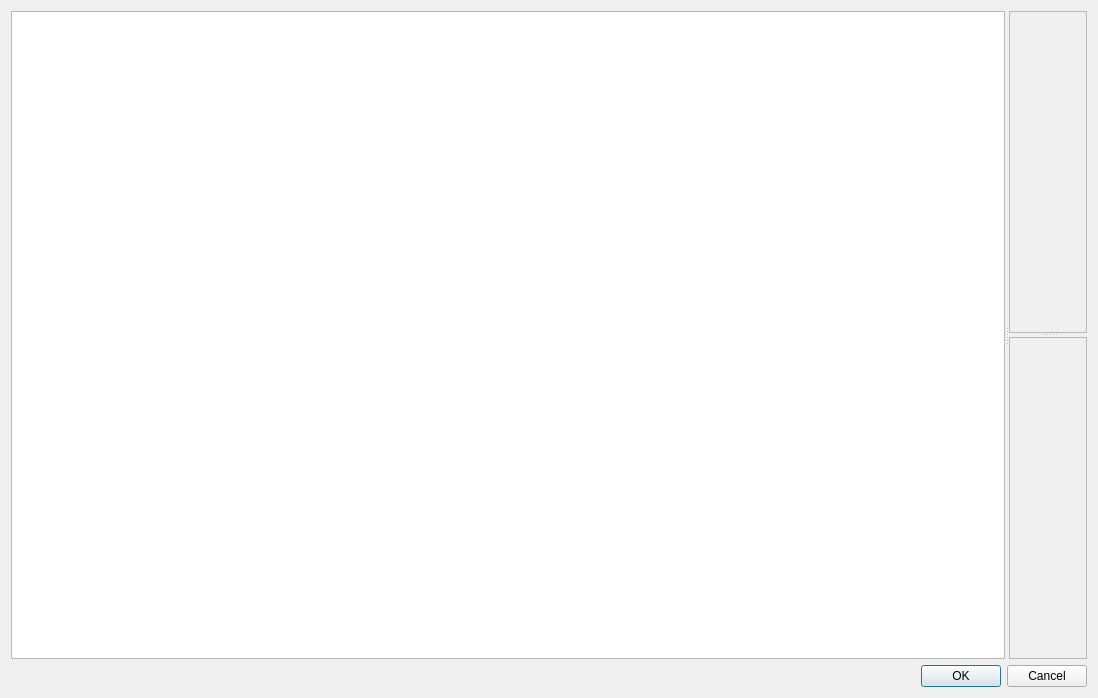
<?xml version="1.0" encoding="UTF-8"?>
<ui version="4.0">
 <class>NewProjectView</class>
 <widget class="QWidget" name="NewProjectView">
  <property name="geometry">
   <rect>
    <x>0</x>
    <y>0</y>
    <width>1098</width>
    <height>698</height>
   </rect>
  </property>
  <property name="windowTitle">
   <string>NewProjectView</string>
  </property>
  <layout class="QVBoxLayout" name="verticalLayout">
   <item>
    <widget class="QSplitter" name="splitter_2">
     <property name="orientation">
      <enum>Qt::Horizontal</enum>
     </property>
     <widget class="TreeView" name="treeView"/>
     <widget class="QSplitter" name="socSplitter">
      <property name="orientation">
       <enum>Qt::Vertical</enum>
      </property>
      <widget class="SimpleCardWidget" name="socInfoCard">
       <property name="frameShape">
        <enum>QFrame::StyledPanel</enum>
       </property>
       <property name="frameShadow">
        <enum>QFrame::Raised</enum>
       </property>
       <layout class="QVBoxLayout" name="socInfoCardVerticalLayout"/>
      </widget>
      <widget class="SimpleCardWidget" name="socTableCard">
       <property name="frameShape">
        <enum>QFrame::StyledPanel</enum>
       </property>
       <property name="frameShadow">
        <enum>QFrame::Raised</enum>
       </property>
       <layout class="QVBoxLayout" name="socTableCardVerticalLayout"/>
      </widget>
     </widget>
    </widget>
   </item>
   <item>
    <widget class="QDialogButtonBox" name="buttonBox">
     <property name="standardButtons">
      <set>QDialogButtonBox::Cancel|QDialogButtonBox::Ok</set>
     </property>
    </widget>
   </item>
  </layout>
 </widget>
 <customwidgets>
  <customwidget>
   <class>TreeView</class>
   <extends>QTreeView</extends>
   <header>qfluentwidgets</header>
  </customwidget>
  <customwidget>
   <class>SimpleCardWidget</class>
   <extends>QFrame</extends>
   <header>qfluentwidgets</header>
   <container>1</container>
  </customwidget>
 </customwidgets>
 <resources/>
 <connections/>
</ui>
